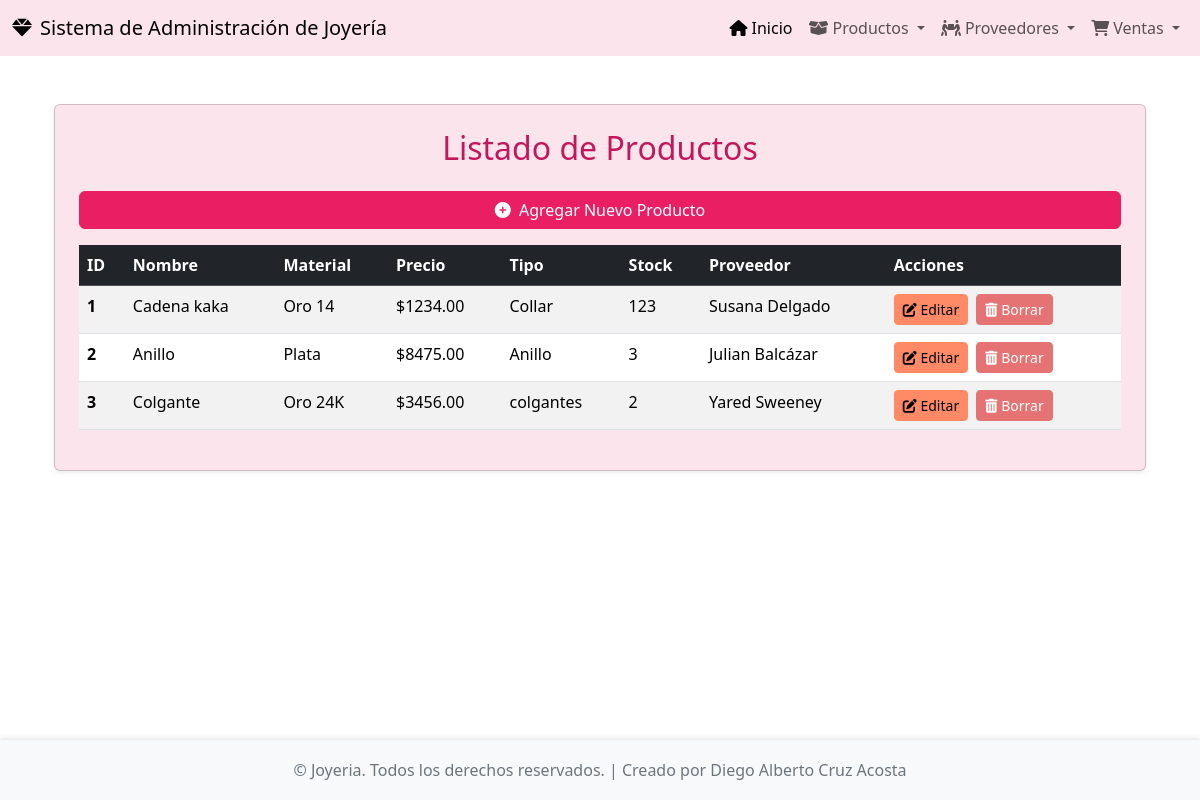
/productos/, run on the app's committed database.
### app_joyeria/models.py (models this page shows, shortened)
class Producto(models.Model):
    id_producto = models.AutoField(primary_key=True)
    nombre = models.CharField(max_length=100)
    material = models.CharField(max_length=100)
    precio = models.DecimalField(max_digits=10, decimal_places=2)
    tipo = models.CharField(max_length=100)
    stock = models.IntegerField()
    id_proveedor = models.ForeignKey(Proveedor, on_delete=models.CASCADE, related_name='productos')

class Proveedor(models.Model):
    id_proveedor = models.AutoField(primary_key=True)
    nombre = models.CharField(max_length=100)
    apellido = models.CharField(max_length=100)
    direccion = models.CharField(max_length=200)
    telefono = models.CharField(max_length=15)
    correo = models.EmailField()
    tipo_suministro = models.CharField(max_length=100)

### app_joyeria/views.py (the view)
# urls.py: path('productos/', views.ver_productos, name='ver_productos'),
def ver_productos(request):
    productos = Producto.objects.all()
    return render(request, 'producto/ver_productos.html', {'productos': productos})

### app_joyeria/templates/producto/ver_productos.html (shortened to what this page needs)
{% extends 'base.html' %}
{% block content %}
<div class="container mt-4">
    <div class="card shadow-sm p-4" style="background-color: #fce4ec;">
        <h2 class="card-title text-center mb-4" style="color: #c2185b;">Listado de Productos</h2>
        <a href="{% url 'agregar_producto' %}" class="btn btn-success mb-3" style="background-color: #e91e63; border-color: #e91e63;"><i class="fas fa-plus-circle me-1"></i> Agregar Nuevo Producto</a>
        {% if productos %}
        <div class="table-responsive">
            <table class="table table-hover table-striped">
                <thead class="table-dark" style="background-color: #880e4f;">
                    <tr>
                        <th scope="col">ID</th>
                        <th scope="col">Nombre</th>
                        <th scope="col">Material</th>
                        <th scope="col">Precio</th>
                        <th scope="col">Tipo</th>
                        <th scope="col">Stock</th>
                        <th scope="col">Proveedor</th>
                        <th scope="col">Acciones</th>
                    </tr>
                </thead>
                <tbody>
                    {% for producto in productos %}
                    <tr>
                        <th scope="row">{{ producto.id_producto }}</th>
                        <td>{{ producto.nombre }}</td>
                        <td>{{ producto.material }}</td>
                        <td>${{ producto.precio }}</td>
                        <td>{{ producto.tipo }}</td>
                        <td>{{ producto.stock }}</td>
                        <td>{{ producto.id_proveedor.nombre }} {{ producto.id_proveedor.apellido }}</td>
                        <td>
                            <a href="{% url 'actualizar_producto' producto.id_producto %}" class="btn btn-sm btn-info me-1" style="background-color: #ff8a65; border-color: #ff8a65;"><i class="fas fa-edit"></i> Editar</a>
                            <a href="{% url 'borrar_producto' producto.id_producto %}" class="btn btn-sm btn-danger" style="background-color: #e57373; border-color: #e57373;"><i class="fas fa-trash-alt"></i> Borrar</a>
                        </td>
                    </tr>
                    {% endfor %}
                </tbody>
            </table>
        </div>
        {% else %}
        <div class="alert alert-info text-center" role="alert" style="background-color: #f8bbd0; color: #ad1457; border-color: #f48fb1;">
            No hay productos registrados aún.
        </div>
        {% endif %}
    </div>
</div>
{% endblock %}

### app_joyeria/templates/base.html (shortened to what this page needs)
<!DOCTYPE html>
<html lang="es">
<head>
    <link href="https://cdn.jsdelivr.net/npm/bootstrap@5.3.3/dist/css/bootstrap.min.css" rel="stylesheet">
    <link rel="stylesheet" href="https://cdnjs.cloudflare.com/ajax/libs/font-awesome/6.0.0-beta3/css/all.min.css">
</head>
<body>
    {% include 'navbar.html' %}
    <div class="container mt-4 content">
        {% block content %}
        {% endblock %}
    </div>
    {% include 'footer.html' %}
</body>
</html>

### app_joyeria/templates/navbar.html (shortened to what this page needs)
<nav class="navbar navbar-expand-lg navbar-light" style="background-color: #fce4ec;">
    <div class="container-fluid">
        <a class="navbar-brand" href="{% url 'inicio_joyeria' %}">
            <i class="fas fa-gem me-2"></i>Sistema de Administración de Joyería
        </a>
        <div class="collapse navbar-collapse" id="navbarNavDropdown">
            <ul class="navbar-nav ms-auto">
                <li class="nav-item">
                    <a class="nav-link active" aria-current="page" href="{% url 'inicio_joyeria' %}"><i class="fas fa-home me-1"></i>Inicio</a>
                </li>
                <li class="nav-item dropdown">
                    <a class="nav-link dropdown-toggle" href="#" id="productosDropdown" role="button" data-bs-toggle="dropdown" aria-expanded="false">
                        <i class="fas fa-box-open me-1"></i>Productos
                    </a>
                </li>
                <li class="nav-item dropdown">
                    <a class="nav-link dropdown-toggle" href="#" id="proveedoresDropdown" role="button" data-bs-toggle="dropdown" aria-expanded="false">
                        <i class="fas fa-people-carry me-1"></i>Proveedores
                    </a>
                </li>
                <li class="nav-item dropdown">
                    <a class="nav-link dropdown-toggle" href="#" id="ventasDropdown" role="button" data-bs-toggle="dropdown" aria-expanded="false">
                        <i class="fas fa-shopping-cart me-1"></i>Ventas
                    </a>
                </li>
            </ul>
        </div>
    </div>
</nav>

### app_joyeria/templates/footer.html
<footer class="footer">
    <div class="container">
        <span>&copy; {{ "now"|date:"Y" }} Joyeria. Todos los derechos reservados. | Creado por Diego Alberto Cruz Acosta</span>
    </div>
</footer>

### app_joyeria/templates/base.html (style rules this page uses)
body { display: flex; flex-direction: column; min-height: 100vh; }
.content { flex: 1; padding-bottom: 70px; }
.footer { position: fixed; bottom: 0; width: 100%; height: 60px; background-color: #f8f9fa; color: #6c757d; text-align: center; line-height: 60px; box-shadow: 0 -2px 5px rgba(0,0,0,.1); }

### data on the page
Producto: id_producto "1", nombre "Cadena kaka", material "Oro 14", precio "1234.00", tipo "Collar", stock "123", id_proveedor.nombre "Susana", id_proveedor.apellido "Delgado"
Producto: id_producto "2", nombre "Anillo", material "Plata", precio "8475.00", tipo "Anillo", stock "3", id_proveedor.nombre "Julian", id_proveedor.apellido "Balcázar"
Producto: id_producto "3", nombre "Colgante", material "Oro 24K", precio "3456.00", tipo "colgantes", stock "2", id_proveedor.nombre "Yared", id_proveedor.apellido "Sweeney"
